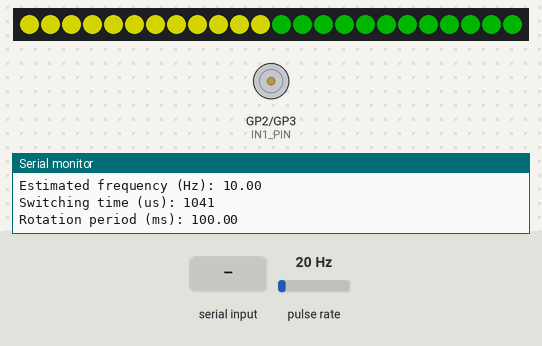
The program below on a simulated Raspberry Pi Pico. Parts: 24 RGB LEDs in strip order, left to right, motor-driver pin pairs drawn as motors (green arrow = first pin HIGH = forward, orange = second pin HIGH = backward, longer = more drive, scaled by the enable pin), the last lines printed to the serial monitor. Wiring (inferred from the names in the program): pulse sensor: data GP15. The test bench sets the inputs (shaded band); at power-on: pulse rate 20 Hz. Dim RGB values are drawn brighter than linear.

Above: at 1.3 s.
1.4 s: pulse rate (sensor on GP15) set to 50 Hz
At 2.57 s:
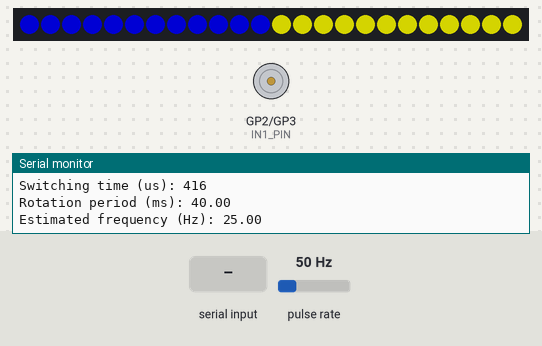
4.2 s: "+" received over Serial
At 4.43 s:
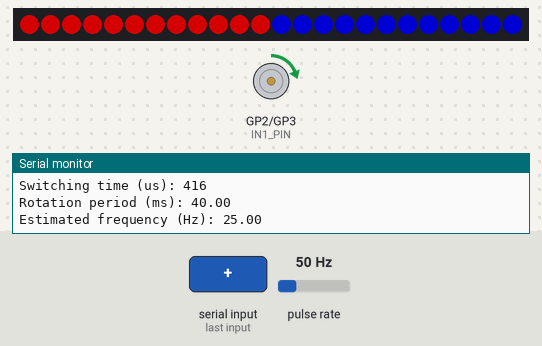
6.1 s: "s" received over Serial
At 6.47 s:
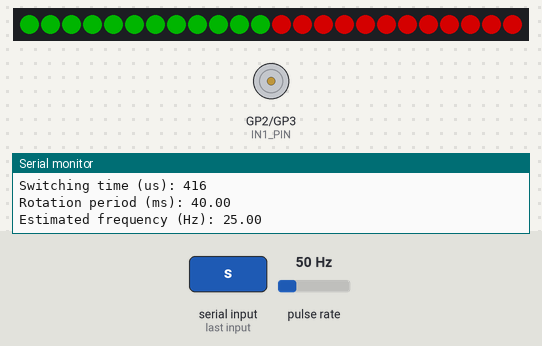
7.8 s: pulse rate (sensor on GP15) set to 4 Hz
9.6 s: pulse rate (sensor on GP15) set to 100 Hz
12.2 s: "-" received over Serial
At 12.47 s:
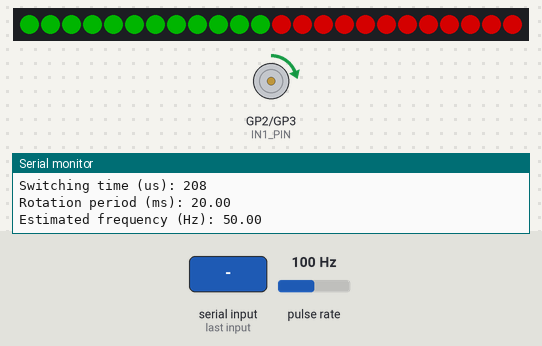
Timing chart, 0 to 14.9 s (numbered marks = the images above; inputs shaded):
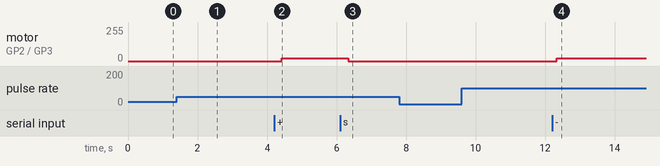

Measured:
- after the input at 1.4 s, the LEDs: first differ from a run without the input after 1.2 s (image 1)
- after the input at 4.2 s, motor on GP2 (IN1_PIN) / GP3 (IN2_PIN): stopped → forward 20/255 after 0.22 s
- after the input at 6.1 s, motor on GP2 (IN1_PIN) / GP3 (IN2_PIN): forward 20/255 → stopped after 0.24 s
- after the input at 12.2 s, motor on GP2 (IN1_PIN) / GP3 (IN2_PIN): stopped → forward 20/255 after 0.14 s

The program:

main.cpp
```cpp
#include <Arduino.h>
#include <FastLED.h>

// WS2812 LED strip configuration
#define LED_PIN 28
#define NUM_LEDS 24
#define BRIGHTNESS 128
#define LED_TYPE WS2812B
#define COLOR_ORDER GRB

// POV configuration
const uint16_t NUM_SLICES = 96; // angular resolution (columns)

// Hall sensor (index pulse) pin
#define HALL_PIN 15
// Number of hall pulses generated per full rotation (set to 2 if sensor sees both ends)
#define PULSES_PER_ROTATION 2

// motor control pins (unchanged)
#define IN1_PIN 2
#define IN2_PIN 3
#define ENB_PIN 4
int currentSpeed = 0;

CRGB leds[NUM_LEDS];

// Hall sensor is handled by include/hall_sensor.h / src/hall_sensor.cpp
#include "hall_sensor.h"

// Image matrix: slice (column) x row (LED index)
// We'll build a simple example matrix in setup() — you can replace this by converting an image.
CRGB imageMatrix[NUM_SLICES][NUM_LEDS];

// Initialize a simple image in the imageMatrix
void initializeImageMatrix()
{
 const uint16_t slicesPerColor = NUM_SLICES / 4; // Ensure even division of slices into 4 colors

 for (uint16_t slice = 0; slice < NUM_SLICES; ++slice)
 {
  for (uint16_t y = 0; y < NUM_LEDS; ++y)
  {
   uint16_t colorGroup = slice / slicesPerColor; // Divide slices into 4 equal groups

   if (y < NUM_LEDS / 2)
   {
    // First half of the bar
    switch (colorGroup)
    {
    case 0:
     imageMatrix[slice][y] = CRGB::Red;
     break;
    case 1:
     imageMatrix[slice][y] = CRGB::Blue;
     break;
    case 2:
     imageMatrix[slice][y] = CRGB::Green;
     break;
    case 3:
     imageMatrix[slice][y] = CRGB::Yellow;
     break;
    default:
     imageMatrix[slice][y] = CRGB::Black; // Fallback for any extra slices
     break;
    }
   }
   else
   {
    // Second half of the bar
    switch (colorGroup)
    {
    case 0:
     imageMatrix[slice][y] = CRGB::Blue;
     break;
    case 1:
     imageMatrix[slice][y] = CRGB::Yellow;
     break;
    case 2:
     imageMatrix[slice][y] = CRGB::Red;
     break;
    case 3:
     imageMatrix[slice][y] = CRGB::Green;
     break;
    default:
     imageMatrix[slice][y] = CRGB::Black; // Fallback for any extra slices
     break;
    }
   }
  }
 }
}

void setup()
{
 Serial.begin(115200);
 delay(100);

 // Motor control setup
 Serial.println("\n=== Motor Control + PoV Example ===");

 pinMode(ENB_PIN, OUTPUT);
 pinMode(IN1_PIN, OUTPUT);
 pinMode(IN2_PIN, OUTPUT);

 digitalWrite(IN1_PIN, LOW);
 digitalWrite(IN2_PIN, LOW);

 // FastLED setup
 FastLED.addLeds<LED_TYPE, LED_PIN, COLOR_ORDER>(leds, NUM_LEDS).setCorrection(TypicalLEDStrip);
 FastLED.setBrightness(BRIGHTNESS);
 // Hall sensor init (debounce 1ms, history 8)
 hall_init(HALL_PIN, 1000, 48);

 // Initialize the image matrix
 initializeImageMatrix();
}

// Helper: display one slice (column)
void displaySlice(uint16_t slice)
{
 for (uint16_t y = 0; y < NUM_LEDS; ++y)
 {
  leds[y] = imageMatrix[slice][y];
 }
 FastLED.show();
}

void loop()
{
 unsigned long period_us;
 unsigned long switching_time_us = 0;
 if (hall_get_avg_period_us(&period_us))
 {
  // period_us is time between hall pulses; convert to full rotation period
  unsigned long rotation_period_us = period_us * (unsigned long)PULSES_PER_ROTATION;

  // Calculate the switching time for each slice
  switching_time_us = rotation_period_us / NUM_SLICES;

  // Print the switching time for debugging
  Serial.print("Switching time (us): ");
  Serial.println(switching_time_us);

  float freq = (rotation_period_us > 0) ? (1000000.0f / (float)rotation_period_us) : 0.0f;
  Serial.print("Rotation period (ms): ");
  Serial.println((float)rotation_period_us / 1000.0f, 2);
  Serial.print("Estimated frequency (Hz): ");
  Serial.println(freq, 2);
 }

 // Example: Display slices based on switching time
 for (uint16_t slice = 0; slice < NUM_SLICES; ++slice)
 {
  displaySlice(slice);
  delayMicroseconds(switching_time_us);
 }

 // Serial commands for motor control (unchanged)
 if (Serial.available() > 0)
 {
  char cmd = Serial.read();

  switch (cmd)
  {
  case '+':
   currentSpeed = constrain(currentSpeed + 20, -255, 255);
   Serial.print("Speed: ");
   Serial.println(currentSpeed);
   break;

  case '-':
   currentSpeed = constrain(currentSpeed - 20, -255, 255);
   Serial.print("Speed: ");
   Serial.println(currentSpeed);
   break;

  case 'r':
  case 'R':
   currentSpeed = -currentSpeed;
   Serial.print("Reversed! Speed: ");
   Serial.println(currentSpeed);
   break;

  case 's':
  case 'S':
   currentSpeed = 0;
   Serial.println("Stopped");
   break;

  case 'd':
  case 'D':
   Serial.print("Current speed: ");
   Serial.println(currentSpeed);
   break;

  default:
   break;
  }
 }

 // Apply motor PWM (keep simple)
 digitalWrite(IN1_PIN, HIGH);
 digitalWrite(IN2_PIN, LOW);
 analogWrite(ENB_PIN, abs(constrain(currentSpeed, -255, 255)));
}
```

hall_sensor.h
```cpp
#ifndef HALL_SENSOR_H
#define HALL_SENSOR_H

#include <Arduino.h>

// Initialize hall sensor on given pin. min_pulse_us filters pulses shorter than this (debounce)
void hall_init(uint8_t pin, unsigned long min_pulse_us = 1000, uint8_t history_length = 8);

// If a new averaged period is available, returns true and writes period_us (microseconds).
// This consumes the "new" flag.
bool hall_get_avg_period_us(unsigned long *period_us_out);

// Compute rpm from period in microseconds
static inline float hall_rpm_from_period_us(unsigned long period_us)
{
 return (period_us > 0) ? (60000000.0f / (float)period_us) : 0.0f;
}

#endif // HALL_SENSOR_H
```

hall_sensor.cpp
```cpp
#include "hall_sensor.h"

// Internal state
static volatile unsigned long last_pulse_us = 0;
static volatile unsigned long *period_history = nullptr;
static volatile uint8_t period_index = 0;
static volatile uint8_t period_count = 0;
static volatile uint8_t history_length = 0;
static volatile unsigned long min_pulse = 1000UL;
static volatile bool new_data = false;

static uint8_t hall_pin = 0;

static void hall_internal_isr();

void hall_init(uint8_t pin, unsigned long min_pulse_us, uint8_t history_len)
{
 hall_pin = pin;
 min_pulse = min_pulse_us;
 history_length = max((uint8_t)1, history_len);

 // allocate history buffer (malloc so sized at runtime)
 period_history = (unsigned long *)malloc(sizeof(unsigned long) * history_length);
 for (uint8_t i = 0; i < history_length; ++i)
  period_history[i] = 0;
 period_index = 0;
 period_count = 0;
 last_pulse_us = 0;
 new_data = false;

 pinMode(hall_pin, INPUT_PULLUP);
 attachInterrupt(digitalPinToInterrupt(hall_pin), hall_internal_isr, FALLING);
}

// ISR: record dt if above debounce threshold
static void hall_internal_isr()
{
 unsigned long now = micros();
 if (last_pulse_us != 0)
 {
  unsigned long dt = now - last_pulse_us;
  if (dt >= min_pulse)
  {
   period_history[period_index] = dt;
   period_index = (period_index + 1) % history_length;
   if (period_count < history_length)
    period_count++;
   new_data = true;
  }
  // otherwise ignore
 }
 last_pulse_us = now;
}

bool hall_get_avg_period_us(unsigned long *period_us_out)
{
 if (!new_data)
  return false;

 // Snapshot buffer atomically
 noInterrupts();
 uint8_t count = period_count;
 unsigned long *local_buf = (unsigned long *)malloc(sizeof(unsigned long) * count);
 for (uint8_t i = 0; i < count; ++i)
  local_buf[i] = period_history[i];
 new_data = false;
 interrupts();

 if (count == 0)
 {
  free(local_buf);
  return false;
 }

 unsigned long sum = 0;
 for (uint8_t i = 0; i < count; ++i)
  sum += local_buf[i];
 free(local_buf);

 *period_us_out = sum / count;
 return true;
}
```
